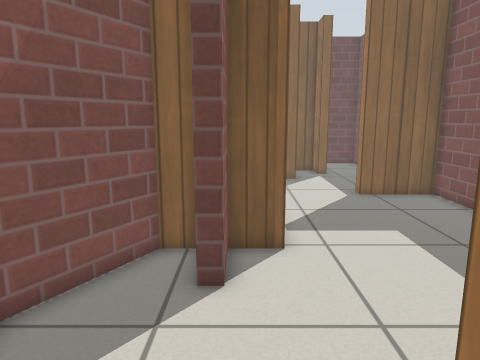
View 1 (above)

18 first-person views from a walk through a world built for the Gazebo simulator. The camera is 0.9 m above the floor, tilts 10° down and sees 70° across. The floor is counted in squares, 0.25 m on a side. Each view is taken from the middle of a square. On the plan, view 1 faces up. The plan holds only what a view shows up to about 20 squares ahead; the rest is blank. Gazebo's built-in surfaces are drawn with simple patterns.

View 2
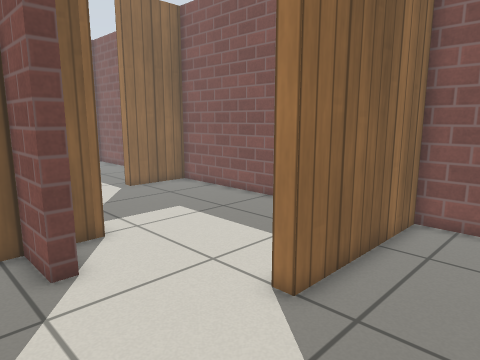

View 3
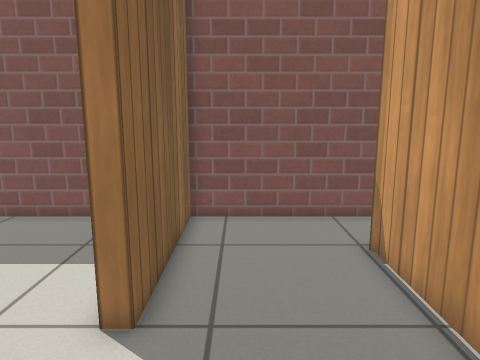

View 4
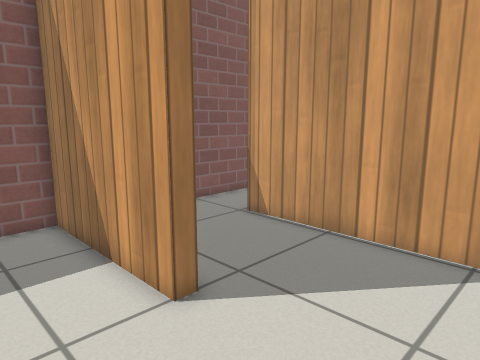

View 5
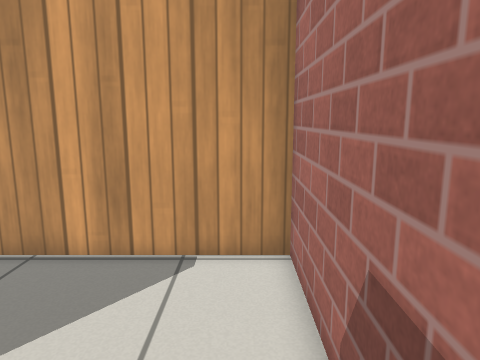

View 6
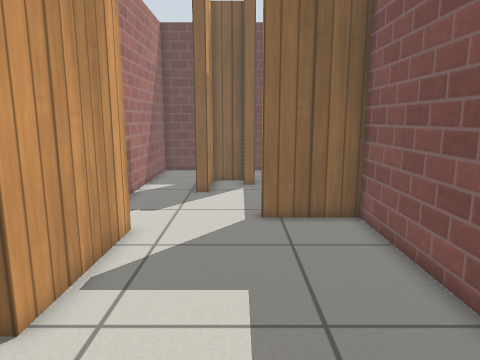

View 7
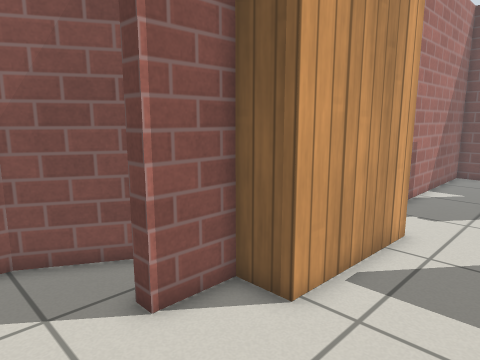

View 8
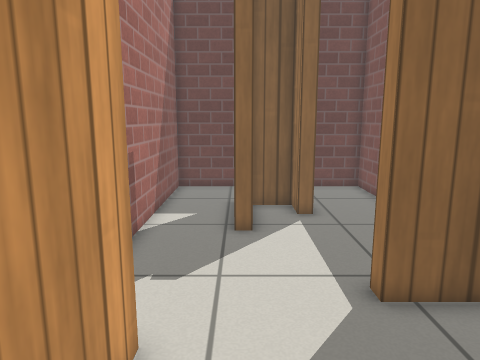

View 9
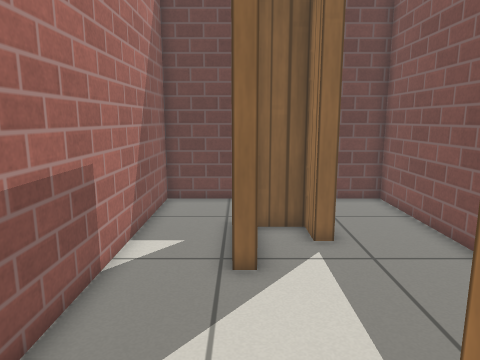

View 10
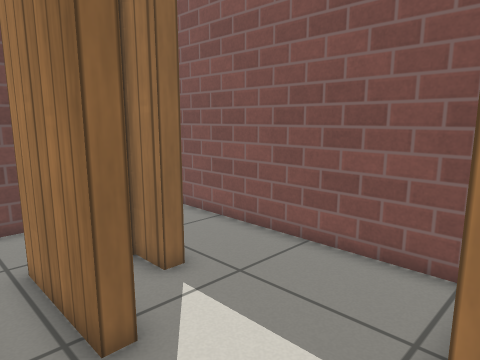

View 11
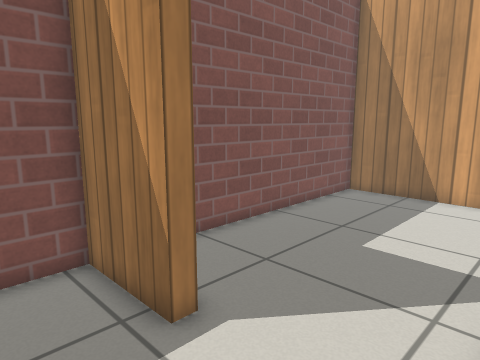

View 12
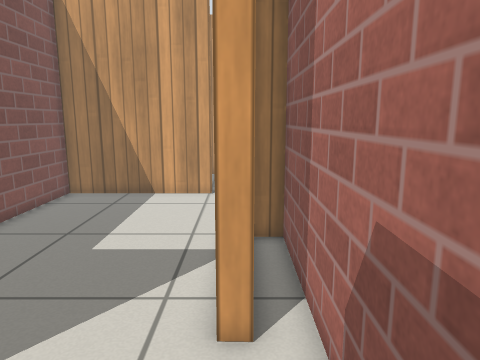

View 13
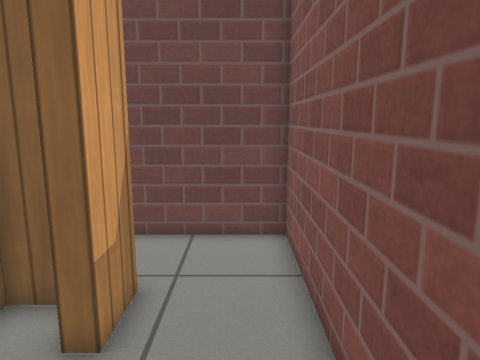

View 14
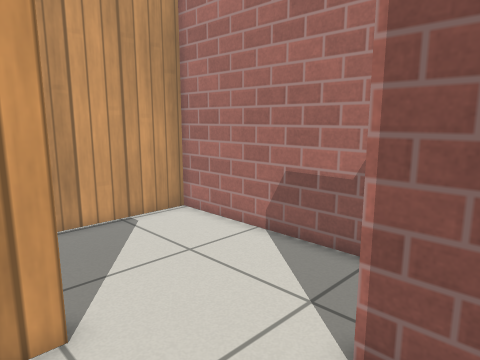

View 15
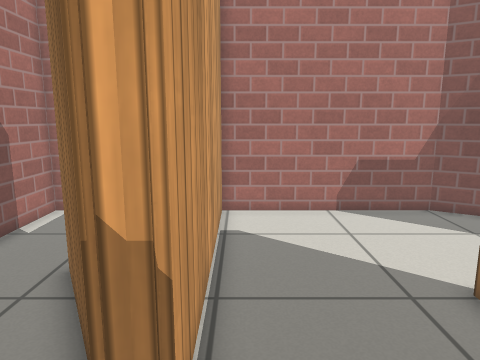

View 16
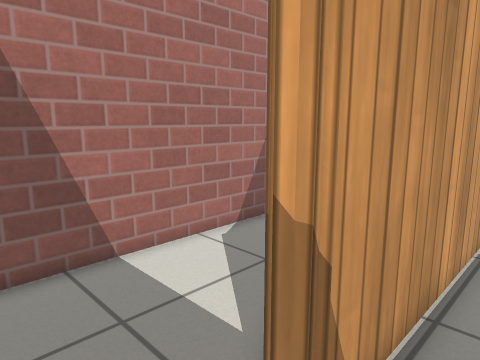

View 17
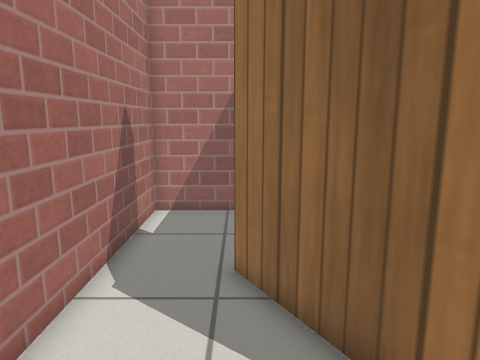

View 18
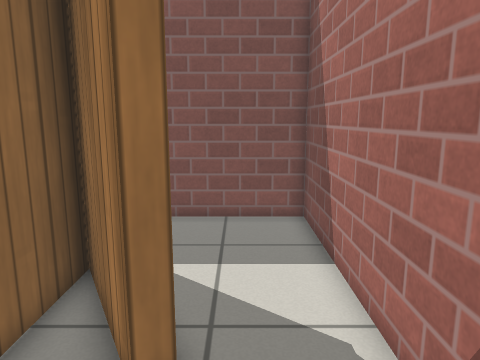

### Floor plan
Ten units are one square. View 1 is at (0, 0); x grows to the right and y downward. Boxes are objects, and circles mark ways between rooms. Rooms are numbered by the first view taken in them; rooms with no view inside come last. Other rooms are left out.
<svg viewBox="-48 -289 148 388">
<path fill="none" stroke="#000" d="M95 24 95 -28 24 -28 24 -34M-43 -34 -43 27 63 27M24 -34 95 -34 95 -163 58 -163M14 -149 13 -92 -3 -92 -3 -70 -9 -70 -9 -92 -23 -92 -43 -56 -43 -34M58 -249 58 -228 52 -228 52 -242 34 -242 34 -208 28 -208 28 -249M58 -163 58 -169 95 -169 95 -284 -3 -284 -3 -130M7 -149 14 -149M62 27 63 29 63 32 12 61 9 56 49 33 18 33M-43 61 -43 94 95 94 95 24"/>
<circle cx="-5" cy="-30" r="3" fill="#2a7"/>
<circle cx="80" cy="20" r="3" fill="#2a7"/>
<circle cx="35" cy="-165" r="3" fill="#2a7"/>
<text x="30" y="0">1</text>
<text x="40" y="-90">2</text>
<text x="50" y="-220">3</text>
<text x="30" y="70">4</text>
</svg>
Room 1 opens to room 2. Room 1 opens to room 4. Room 2 opens to room 3.

Where each view was taken, in squares from view 1:
view 1: 0 up, 0 right, facing up
view 2: 1 down, 3 left, facing up-right
view 3: 1 up, 3 left, facing right
view 4: 7 up, 3 left, facing down-right
view 5: 6 up, 3 left, facing down
view 6: 4 up, 5 right, facing up
view 7: 4 up, 5 right, facing up-left
view 8: 10 up, 3 right, facing up
view 9: 13 up, 3 right, facing up
view 10: 16 up, 1 right, facing up-right
view 11: 20 up, 1 right, facing down-right
view 12: 20 up, 1 right, facing down
view 13: 18 up, 8 right, facing up
view 14: 9 up, 4 right, facing down-left
view 15: 2 down, 9 right, facing left
view 16: 1 down, 9 right, facing down-left
view 17: 6 down, 9 right, facing left
view 18: 7 down, 3 left, facing right
